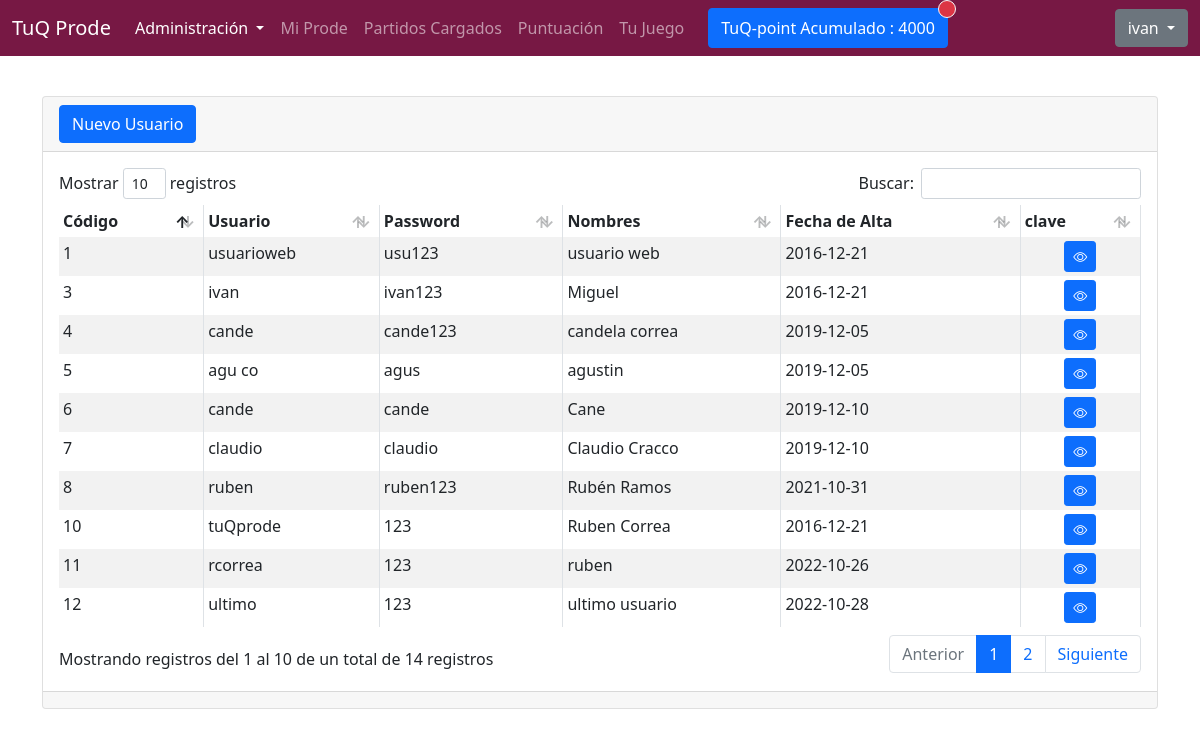
The app's page /panel-usuarios.php (signed in) with its own data.
### tables this page shows
CREATE TABLE `usuarios` (
  `id_usuario` int(4) NOT NULL,
  `usu_usuario` varchar(20) NOT NULL,
  `usu_clave` varchar(15) NOT NULL,
  `usu_nombre` varchar(30) NOT NULL,
  `usu_nivel` int(2) NOT NULL,
  `usu_fecha_alta` date NOT NULL,
  `tuqpoint` int(11) NOT NULL,
  `jugo` int(11) NOT NULL
);

### panel-usuarios.php (the view, shortened to what this page needs)
<?php
require('include/parte_superior.php');
require('db/conexion.php');
?>
<br><br>
<div class="container">
    <div class="container-fluit">
        <div class="card mb-3">
            <div class="card-header bg-gradient-light">
                <div class="btn-group float-right">
                    <button type="button" class="btn btn-primary" data-bs-toggle="modal" data-bs-target="#Modal-alta-usuarios">
                        Nuevo Usuario
                    </button>
                </div>
            </div>
            <div class="card-body">
                <div class="table-responsive">
                    <table class="table table-striped table-bordered table-hover table-sm" id="dataUsuario" name="dataUsuario" width="100%" cellpadding="0">
                        <thead class="thead-dark">
                            <tr>
                                <th>Código</th>
                                <th>Usuario</th>
                                <th>Password</th>
                                <th>Nombres</th>
                                <th>Fecha de Alta</th>
                                <th>clave</th>
                            </tr>
                        </thead>
                        <tbody>
                            <?php
                            $sql = "SELECT  * FROM usuarios";
                            $res_cli = mysqli_query($link, $sql);
                            while ($reg_cli = mysqli_fetch_array($res_cli)) {
                            ?>
                                <tr class="odd gradeX">
                                    <td><?php echo $reg_cli["id_usuario"]; ?></td>
                                    <td><?php echo $reg_cli["usu_usuario"]; ?></td>
                                    <td><?php echo $reg_cli["usu_clave"]; ?></td>
                                    <td><?php echo $reg_cli["usu_nombre"]; ?></td>
                                    <td><?php echo $reg_cli["usu_fecha_alta"]; ?></td>
                                    <td><div class='text-center'><div class='btn-group'><button class='btn btn-primary btn-sm btnEditar'><i class='bi bi-eye'></i></button></div></div></td>
                                </tr>
                            <?php
                            }
                            ?>
                        </tbody>
                    </table>
                </div>
            </div>
            <div class="card-footer small text-muted">
            </div>
        </div>
    </div>
</div>
<?php
require('include/parte_inferior.php');
?>

### records on screen
usuarios: id_usuario "1", usu_usuario "usuarioweb", usu_clave "usu123", usu_nombre "usuario web", usu_fecha_alta "2016-12-21"
usuarios: id_usuario "3", usu_usuario "ivan", usu_clave "ivan123", usu_nombre "Miguel", usu_fecha_alta "2016-12-21"
usuarios: id_usuario "4", usu_usuario "cande", usu_clave "cande123", usu_nombre "candela correa", usu_fecha_alta "2019-12-05"
usuarios: id_usuario "5", usu_usuario "agu co", usu_clave "agus", usu_nombre "agustin", usu_fecha_alta "2019-12-05"
usuarios: id_usuario "6", usu_usuario "cande", usu_clave "cande", usu_nombre "Cane", usu_fecha_alta "2019-12-10"
usuarios: id_usuario "7", usu_usuario "claudio", usu_clave "claudio", usu_nombre "Claudio Cracco", usu_fecha_alta "2019-12-10"
usuarios: id_usuario "8", usu_usuario "ruben", usu_clave "ruben123", usu_nombre "Rubén Ramos", usu_fecha_alta "2021-10-31"
usuarios: id_usuario "10", usu_usuario "tuQprode", usu_clave "123", usu_nombre "Ruben Correa", usu_fecha_alta "2016-12-21"
usuarios: id_usuario "11", usu_usuario "rcorrea", usu_clave "123", usu_nombre "ruben", usu_fecha_alta "2022-10-26"
usuarios: id_usuario "12", usu_usuario "ultimo", usu_clave "123", usu_nombre "ultimo usuario", usu_fecha_alta "2022-10-28"

### other values on screen
$totaltuqpoint "4000"
$_SESSION['nickname'] "ivan"
